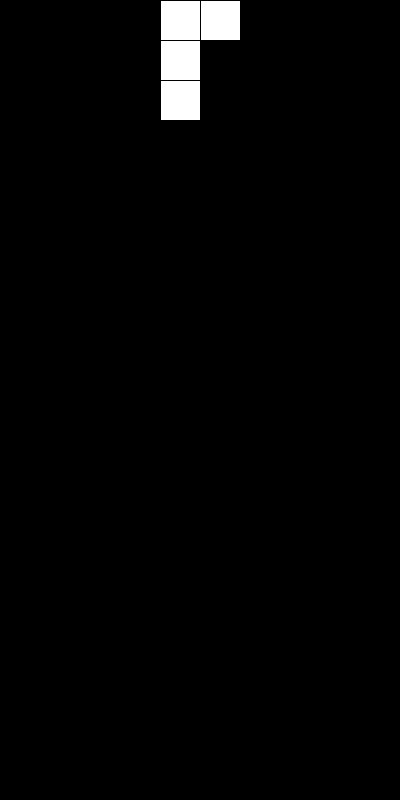
Frame 1 (no input)
Frame 60 (the mouse pressed at the canvas centre just before this capture): identical to frame 1, image omitted
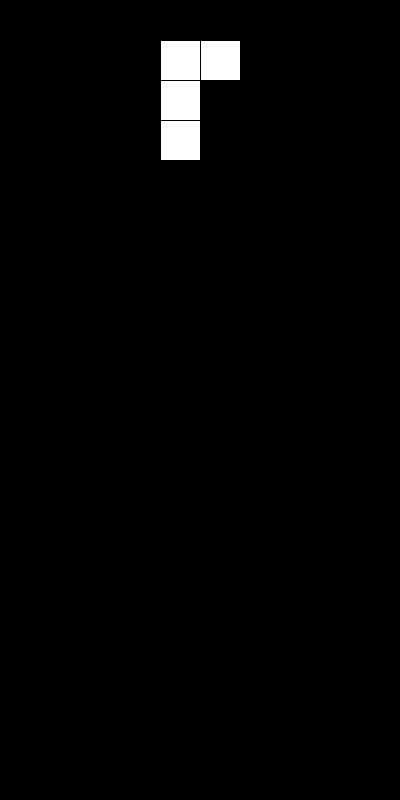
Frame 120 (the mouse held since frame 60 and released just before this capture)

The Processing sketch that drew these frames (run headless with seeded random() and noise(); from frame 60 on, the mouse is pressed at the canvas centre):

// Processing sketch: Tetris
// ── Tetris.pde
int cols = 10;
int rows = 20;
int[][] grid = new int[cols][rows];
int blockSize;
Shape currentShape;

void setup() {
  size(400, 800);
  blockSize = width / cols;
  currentShape = new Shape();
}

void draw() {
  background(0);
  currentShape.show();
  drawGrid();
}

void drawGrid() {
  for (int i = 0; i < cols; i++) {
    for (int j = 0; j < rows; j++) {
      if (grid[i][j] != 0) {
        fill(255);
        stroke(0);
        rect(i * blockSize, j * blockSize, blockSize, blockSize);
      }
    }
  }
}

void keyPressed() {
  if (keyCode == LEFT) {
    currentShape.move(-1, 0);
  } else if (keyCode == RIGHT) {
    currentShape.move(1, 0);
  } else if (keyCode == DOWN) {
    currentShape.move(0, 1);
  } else if (keyCode == UP) {
    currentShape.rotate();
  }
}

void moveDownEvent() {
  currentShape.move(0, 1);
}

void updateGrid() {
  for (int i = 0; i < cols; i++) {
    for (int j = 0; j < rows; j++) {
      grid[i][j] = 0;
    }
  }
  currentShape.updateGrid();
}

void checkRows() {
  for (int j = rows - 1; j >= 0; j--) {
    boolean full = true;
    for (int i = 0; i < cols; i++) {
      if (grid[i][j] == 0) {
        full = false;
        break;
      }
    }
    if (full) {
      for (int k = j; k > 0; k--) {
        for (int i = 0; i < cols; i++) {
          grid[i][k] = grid[i][k - 1];
        }
      }
      for (int i = 0; i < cols; i++) {
        grid[i][0] = 0;
      }
    }
  }
}

void gameOver() {
  noLoop();
  textAlign(CENTER, CENTER);
  textSize(32);
  fill(255, 0, 0);
  text("Game Over", width / 2, height / 2);
}

void mousePressed() {
  moveDownEvent();
}

void mouseReleased() {
  // Do nothing
}

void mouseMoved() {
  // Do nothing
}

void mouseDragged() {
  // Do nothing
}

// ── Shape.pde
class Shape {
  int[][] shape;
  int col;
  int row;

  Shape() {
    col = cols / 2 - 1;
    row = 0;
    shape = generateRandomShape();
  }

  void show() {
    for (int i = 0; i < shape.length; i++) {
      for (int j = 0; j < shape[i].length; j++) {
        if (shape[i][j] != 0) {
          fill(255);
          stroke(0);
          rect((col + i) * blockSize, (row + j) * blockSize, blockSize, blockSize);
        }
      }
    }
  }

  void move(int moveCol, int moveRow) {
    if (isValidMove(col + moveCol, row + moveRow, shape)) {
      col += moveCol;
      row += moveRow;
    }
  }

  void rotate() {
    int[][] rotatedShape = rotateMatrix(shape);
    if (isValidMove(col, row, rotatedShape)) {
      shape = rotatedShape;
    }
  }

  void updateGrid() {
    for (int i = 0; i < shape.length; i++) {
      for (int j = 0; j < shape[i].length; j++) {
        if (shape[i][j] != 0) {
          grid[col + i][row + j] = 1;
        }
      }
    }
    checkRows();
    currentShape = new Shape();
  }

  boolean isValidMove(int newCol, int newRow, int[][] newShape) {
    for (int i = 0; i < newShape.length; i++) {
      for (int j = 0; j < newShape[i].length; j++) {
        if (newShape[i][j] != 0) {
          int colIndex = newCol + i;
          int rowIndex = newRow + j;

          if (colIndex < 0 || colIndex >= cols || rowIndex >= rows || (rowIndex > 0 && grid[colIndex][rowIndex] != 0)) {
            return false;
          }
        }
      }
    }
    return true;
  }

  int[][] rotateMatrix(int[][] mat) {
    int M = mat.length;
    int N = mat[0].length;
    int[][] result = new int[N][M];

    for (int i = 0; i < M; i++) {
      for (int j = 0; j < N; j++) {
        result[j][M - 1 - i] = mat[i][j];
      }
    }

    return result;
  }

  int[][] generateRandomShape() {
    int[][][] shapes = {
      { { 1, 1, 1, 1 } },
      { { 1, 1, 1 }, { 1 } },
      { { 1, 1, 1 }, { 0, 0, 1 } },
      { { 1, 1, 1 }, { 0, 1 } },
      { { 1, 1, 1 }, { 1, 0, 0 } },
      { { 1, 1 }, { 1, 1 } },
      { { 1, 1, 1 }, { 0, 1, 0 } }
    };

    return shapes[(int) random(shapes.length)];
  }
}
